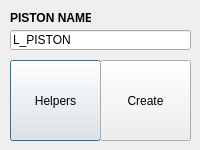
<?xml version="1.0" encoding="UTF-8"?>
<ui version="4.0">
 <class>pistonrig</class>
 <widget class="QDialog" name="pistonrig">
  <property name="geometry">
   <rect>
    <x>0</x>
    <y>0</y>
    <width>200</width>
    <height>150</height>
   </rect>
  </property>
  <property name="maximumSize">
   <size>
    <width>200</width>
    <height>150</height>
   </size>
  </property>
  <property name="windowTitle">
   <string>ES_PISTON_RIG</string>
  </property>
  <widget class="QPushButton" name="btnHelp">
   <property name="geometry">
    <rect>
     <x>10</x>
     <y>60</y>
     <width>91</width>
     <height>81</height>
    </rect>
   </property>
   <property name="text">
    <string>Helpers</string>
   </property>
   <property name="+command" stdset="0">
    <string>&quot;crearHelpersLocators()&quot;</string>
   </property>
  </widget>
  <widget class="QLineEdit" name="lineEdit">
   <property name="geometry">
    <rect>
     <x>10</x>
     <y>30</y>
     <width>181</width>
     <height>20</height>
    </rect>
   </property>
   <property name="text">
    <string>L_PISTON</string>
   </property>
  </widget>
  <widget class="QPushButton" name="btnCreate">
   <property name="geometry">
    <rect>
     <x>100</x>
     <y>60</y>
     <width>91</width>
     <height>81</height>
    </rect>
   </property>
   <property name="text">
    <string>Create</string>
   </property>
  </widget>
  <widget class="QLabel" name="text1">
   <property name="geometry">
    <rect>
     <x>10</x>
     <y>10</y>
     <width>81</width>
     <height>16</height>
    </rect>
   </property>
   <property name="font">
    <font>
     <weight>75</weight>
     <bold>true</bold>
    </font>
   </property>
   <property name="text">
    <string>PISTON NAME</string>
   </property>
  </widget>
 </widget>
 <resources/>
 <connections>
  <connection>
   <sender>btnHelp</sender>
   <signal>pressed()</signal>
   <receiver>lineEdit</receiver>
   <slot>copy()</slot>
   <hints>
    <hint type="sourcelabel">
     <x>48</x>
     <y>97</y>
    </hint>
    <hint type="destinationlabel">
     <x>61</x>
     <y>40</y>
    </hint>
   </hints>
  </connection>
 </connections>
</ui>
